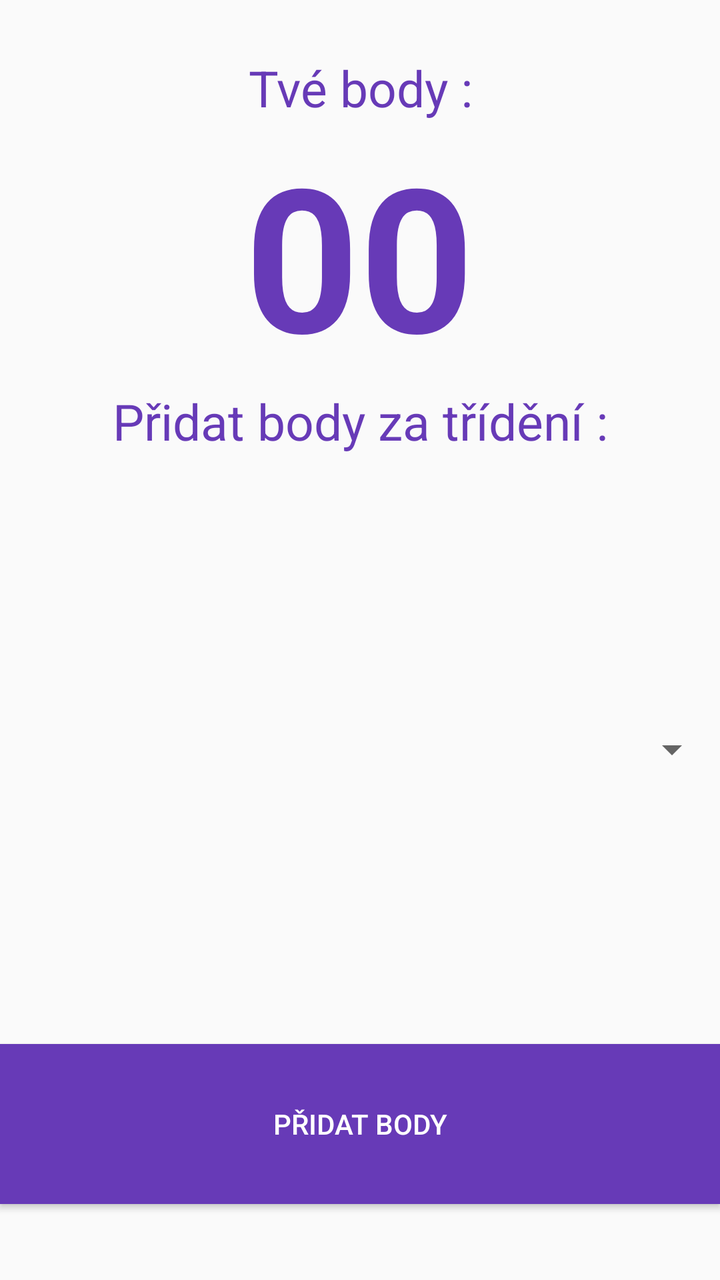
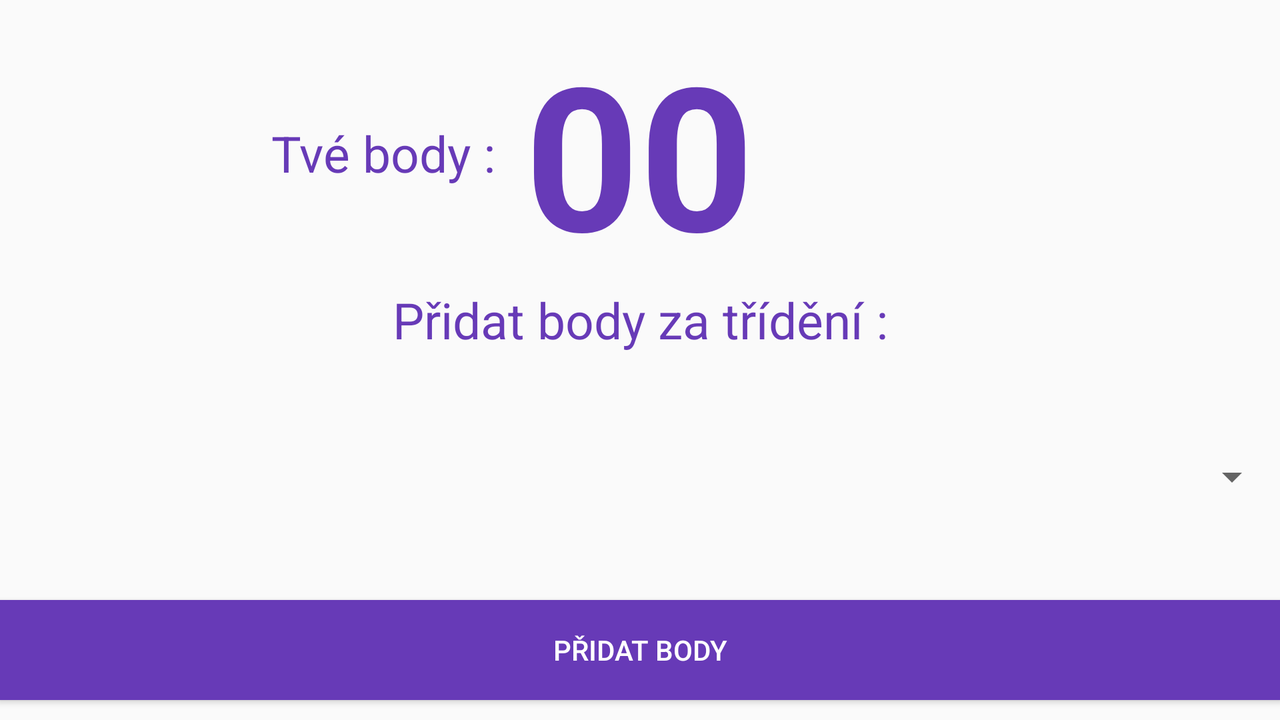

First picture: res/layout/ on a phone held upright. Second picture: the repository's own variant of that layout, on a device whose configuration matches the variant's folder. Source for both follows.
<!-- AndroidManifest.xml: application theme AppTheme -->
<!-- res/layout/metrideni.xml -->
<?xml version="1.0" encoding="utf-8"?>
<RelativeLayout xmlns:android="http://schemas.android.com/apk/res/android"
    android:layout_width="match_parent"
    android:layout_height="match_parent" >

    <Spinner
        android:id="@+id/spinner1"
        android:layout_width="fill_parent"
        android:layout_height="wrap_content"
        android:layout_above="@+id/add"
        android:layout_alignParentLeft="true"
        android:layout_below="@+id/textView2"
        android:gravity="center" />

    <TextView
        android:id="@+id/textView3"
        android:layout_width="wrap_content"
        android:layout_height="wrap_content"
        android:layout_alignParentTop="true"
        android:layout_centerHorizontal="true"
        android:layout_marginTop="27dp"
        android:gravity="center"
        android:text="Tvé body :"
        android:textAppearance="?android:attr/textAppearanceLarge"
        android:textColor="#673AB7"
        android:textSize="25sp" />

    <TextView
        android:id="@+id/body"
        android:layout_width="wrap_content"
        android:layout_height="wrap_content"
        android:layout_below="@+id/textView3"
        android:layout_centerHorizontal="true"
        android:text="00"
        android:textAppearance="?android:attr/textAppearanceLarge"
        android:textColor="#673AB7"
        android:textSize="100sp"
        android:textStyle="bold" />

    <Button
        android:id="@+id/add"
        android:layout_width="wrap_content"
        android:layout_height="80dp"
        android:layout_alignParentBottom="true"
        android:layout_alignParentLeft="true"
        android:layout_alignParentRight="true"
        android:layout_marginBottom="38dp"
        android:background="#673AB7"
        android:onClick="onAdd"
        android:text="PŘIDAT BODY"
        android:textColor="#ffffff" />

    <TextView
        android:id="@+id/textView2"
        android:layout_width="wrap_content"
        android:layout_height="wrap_content"
        android:layout_alignParentLeft="true"
        android:layout_alignParentRight="true"
        android:layout_below="@+id/body"
        android:gravity="center"
        android:text="Přidat body za třídění :"
        android:textAppearance="?android:attr/textAppearanceLarge"
        android:textColor="#673AB7"
        android:textSize="25sp" />

</RelativeLayout>
<!-- resources referenced by this layout -->
<resources>
  <!-- from res/values-v21/ -->
  <style name="AppTheme" parent="AppTheme.Base">
  <item name="android:colorPrimary">@color/primaryColor</item>
  
    </style>
  <style name="AppTheme.Base" parent="Theme.AppCompat.Light.DarkActionBar">
          <item name="colorPrimary">@color/primaryColor</item>
      </style>
  <color name="primaryColor">#1E88E5</color>
</resources>
<!-- res/layout-land/metrideni.xml (the repository's variant of the layout above) -->
<!-- drawn on the phone turned sideways -->
<?xml version="1.0" encoding="utf-8"?>
<RelativeLayout xmlns:android="http://schemas.android.com/apk/res/android"
    android:layout_width="match_parent"
    android:layout_height="match_parent" >

    <Spinner
        android:id="@+id/spinner1"
        android:layout_width="fill_parent"
        android:layout_height="wrap_content"
        android:layout_above="@+id/add"
        android:layout_alignParentLeft="true"
        android:layout_below="@+id/textView2"
        android:gravity="center" />

    <TextView
        android:id="@+id/textView2"
        android:layout_width="wrap_content"
        android:layout_height="wrap_content"
        android:layout_alignParentLeft="true"
        android:layout_alignParentRight="true"
        android:layout_below="@+id/body"
        android:gravity="center"
        android:text="Přidat body za třídění :"
        android:textAppearance="?android:attr/textAppearanceLarge"
        android:textColor="#673AB7"
        android:textSize="25sp" />

    <Button
        android:id="@+id/add"
        android:layout_width="wrap_content"
        android:layout_height="50dp"
        android:layout_alignParentBottom="true"
        android:layout_alignParentLeft="true"
        android:layout_alignParentRight="true"
        android:layout_marginBottom="10dp"
        android:background="#673AB7"
        android:onClick="onAdd"
        android:text="PŘIDAT BODY"
        android:textColor="#ffffff" />

    <TextView
        android:id="@+id/body"
        android:layout_width="wrap_content"
        android:layout_height="wrap_content"
        android:layout_alignParentTop="true"
        android:layout_centerHorizontal="true"
        android:layout_marginTop="10dp"
        android:text="00"
        android:textAppearance="?android:attr/textAppearanceLarge"
        android:textColor="#673AB7"
        android:textSize="100sp"
        android:textStyle="bold" />

    <TextView
        android:id="@+id/textView3"
        android:layout_width="wrap_content"
        android:layout_height="wrap_content"
        android:layout_above="@+id/textView2"
        android:layout_alignTop="@+id/body"
        android:layout_marginRight="15dp"
        android:layout_toLeftOf="@+id/body"
        android:gravity="center"
        android:text="Tvé body :"
        android:textAppearance="?android:attr/textAppearanceLarge"
        android:textColor="#673AB7"
        android:textSize="25sp" />

</RelativeLayout>
